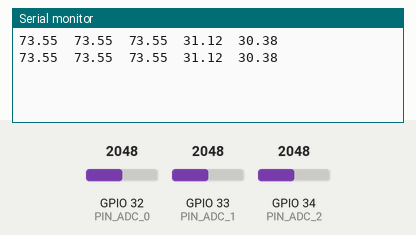
Bench run of a sketch on a simulated ESP32. On the bench: the last lines printed to the serial monitor. Inputs (shaded band) come from the test bench; at power-on: GPIO 32 (PIN_ADC_0) = 2048, GPIO 33 (PIN_ADC_1) = 2048, GPIO 34 (PIN_ADC_2) = 2048.

Above: at 1.8 s.
1.9 s: GPIO 32 (PIN_ADC_0) set to 2866
At 2.8 s:
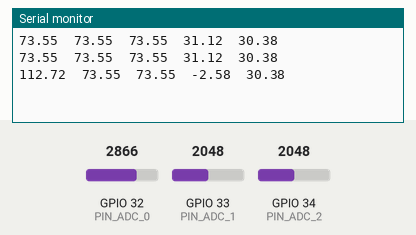
3.4 s: GPIO 33 (PIN_ADC_1) set to 2866
At 4.7 s:
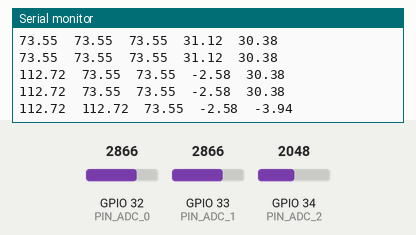
4.9 s: GPIO 34 (PIN_ADC_2) set to 2866
At 5.7 s:
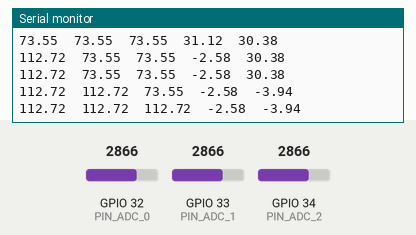
6.4 s: GPIO 32 (PIN_ADC_0) set to 3603
At 7.7 s:
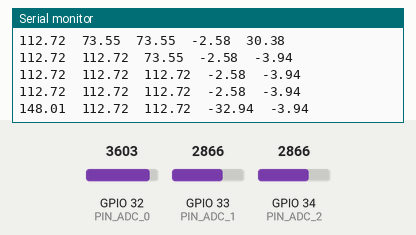
7.9 s: GPIO 33 (PIN_ADC_1) set to 3603
At 8.8 s:
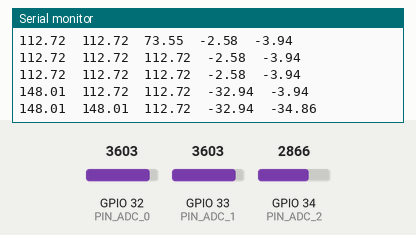
9.4 s: GPIO 34 (PIN_ADC_2) set to 3603
At 10.8 s:
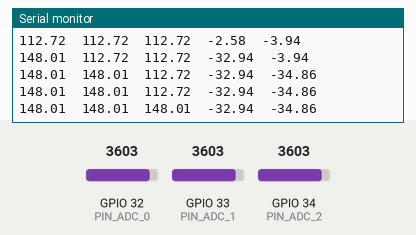
Timing chart, 0 to 11.9 s (numbered marks = the images above; inputs shaded):
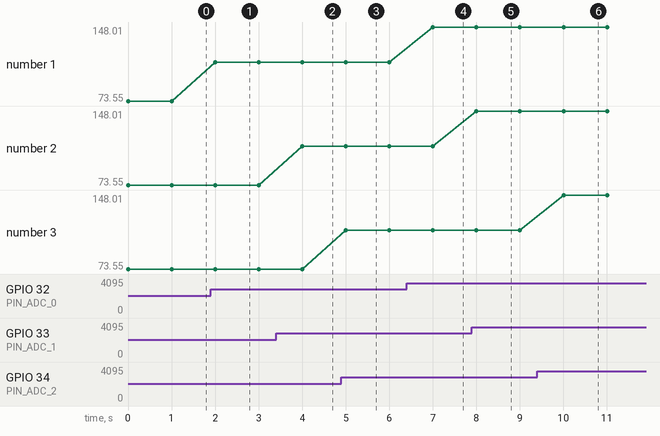

The sketch:

KXR94-2050_ESP32.ino
```cpp
//KRX94-2050 read by ESP32
#include <Wire.h>
#include <WiFi.h>
#include <ESPmDNS.h>

const int PIN_ADC_0 = 32;
const int PIN_ADC_1 = 33;
const int PIN_ADC_2 = 34;


void setup() {
  Serial.begin(115200);
}

void loop() {
  float cal_a = -1.16237;
  float cal_b = 109.723;
  float cal_c = -1.14131;
   float cal_d = 108.227;


  // 地球の重力である1Gの加速度(m/s^2)
  float ms2 = 9.80665;

  // 電源電圧5V時のオフセット電圧(0G = 2.5V = 2500mV)
  float offset_voltage = 2500.0;

  // XYZの電圧(mV)を取得する
  float x =  (analogRead(PIN_ADC_0) / 1024.0) * 5.0 * 1000;
  float y =  (analogRead(PIN_ADC_1  ) / 1024.0) * 5.0 * 1000;
  float z =  (analogRead(PIN_ADC_2) / 1024.0) * 5.0 * 1000;

  // XYZからオフセット電圧を引いた電圧を求める
  x = x - offset_voltage;
  y = y - offset_voltage;
  z = z - offset_voltage;

  // XYZから重力を求める
  float xg = x / 1000.0;
  float yg = y / 1000.0;
  float zg = z / 1000.0;

  // XYZの重力から加速度(m/s^2)を算出して出力する
//  Serial.print("x : ");
  Serial.print(xg * ms2);
    Serial.print("\t");
//  Serial.print(" y : ");
  Serial.print(yg * ms2);
    Serial.print("\t");
//  Serial.print(" z : ");
  Serial.print(zg * ms2);
//  Serial.println(" m/s^2");
//     Serial.print("\n");

    Serial.print("\t");
  Serial.print((xg * ms2 -cal_b)/cal_a);
    Serial.print("\t");
      Serial.print((yg * ms2 -cal_d)/cal_c);
          Serial.print("\n");
  delay(1000);
}
```

Measured:
- after the input at 1.9 s, the serial monitor: prints a new line after 0.10 s (image 1)
- after the input at 3.4 s, the serial monitor: prints a new line after 0.60 s (image 2)
- after the input at 4.9 s, the serial monitor: prints a new line after 0.10 s (image 3)
- after the input at 6.4 s, the serial monitor: prints a new line after 0.60 s (image 4)
- after the input at 7.9 s, the serial monitor: prints a new line after 0.10 s (image 5)
- after the input at 9.4 s, the serial monitor: prints a new line after 0.61 s (image 6)
- plotted number 1: 73.55 → 112.72 after the input at 1.9 s, 112.72 → 148.01 after the input at 6.4 s
